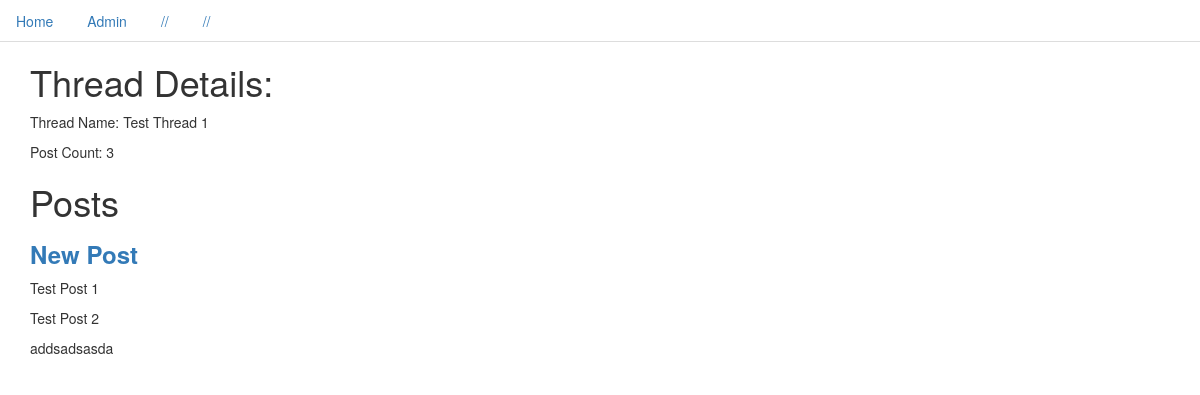
Before: /r/1/ with the older database file.
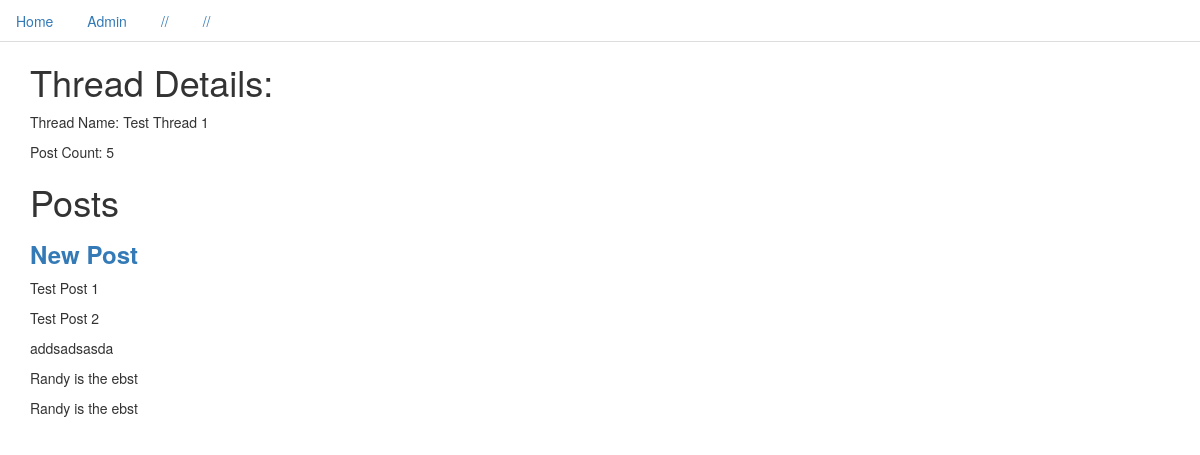
After: the same page with the newer database file.
### chan_app/models.py (models this page shows, shortened)
class Board(models.Model):
    board_name = models.CharField(max_length=255)
    slug = models.SlugField(max_length=3)

class Thread(models.Model):
    board = models.ForeignKey(Board,on_delete=models.CASCADE,related_name='threads')
    thread_name = models.CharField(max_length=255)
    thread_text = models.CharField(max_length=255,null=True)

class Post(models.Model):
    thread = models.ForeignKey(Thread,on_delete=models.CASCADE,related_name='posts')
    post_text = models.TextField(max_length=255)#text field
    pic = models.ImageField(blank=True,null=True,upload_to='post_img')

### chan_app/views.py (the view)
# urls.py: url(r'^(?P<slug>[-\w]+)/(?P<pk>[-\w]+)/$',views.ThreadDetailView.as_view(),name='threaddetail'),
class ThreadDetailView(DetailView):
    context_object_name = 'thread_detail'
    model = models.Thread
    template_name = 'chan_app/thread_detail.html'
    def get_context_data(self,**kwargs):
        data = super().get_context_data(**kwargs)
        posts = models.Post.objects.all()
        boards = models.Board.objects.all()
        data['boards'] = boards
        postCount = 0
        for post in posts:
            if str(post.thread.id) == self.kwargs['pk']:
                postCount= postCount + 1
        data['post_count'] = postCount
        return data

### chan_app/templates/chan_app/thread_detail.html
{%extends 'chan_app/base.html'%}
{%block bodyblock%}
  <h1>Thread Details: </h1>
  <p>Thread Name: {{thread_detail.thread_name}}</p>
  <p>Post Count: {{post_count}}</p>
  <h1>Posts</h1>
  <h3><strong><a href="{%url 'chan_app:createpost' thread_detail.id 'newpost'%}">New Post</a></strong></h3>
  {%for post in thread_detail.posts.all%}
    <p>{{post.post_text}}</p>
  {%endfor%}
{%endblock%}

### chan_app/templates/chan_app/base.html (shortened to what this page needs)
<!DOCTYPE html>
<html>
  <head>
    <link rel="stylesheet" href="https://maxcdn.bootstrapcdn.com/bootstrap/3.3.7/css/bootstrap.min.css">
  </head>
  <body>
    <nav>
      <ul class="nav nav-tabs">
        <li><a href="{%url 'chan_app:index'%}">Home</a></li>
        <li><a href="{%url 'admin:index'%}">Admin</a></li>
        {%for board in boards%}
        <li><a href="{{board.slug}}">/{{board.slug}}/</a></li>
        {%endfor%}
      </ul>
    </nav>
    <div class="container">
    {%block bodyblock%}
    {%endblock%}
    </div>
  </body>
</html>

Changed rows visible on the page:
added Post: post_text "Randy is the ebst"
added Post: post_text "Randy is the ebst"
Other visible differences:
{{ post_count }}: "3" → "5"
